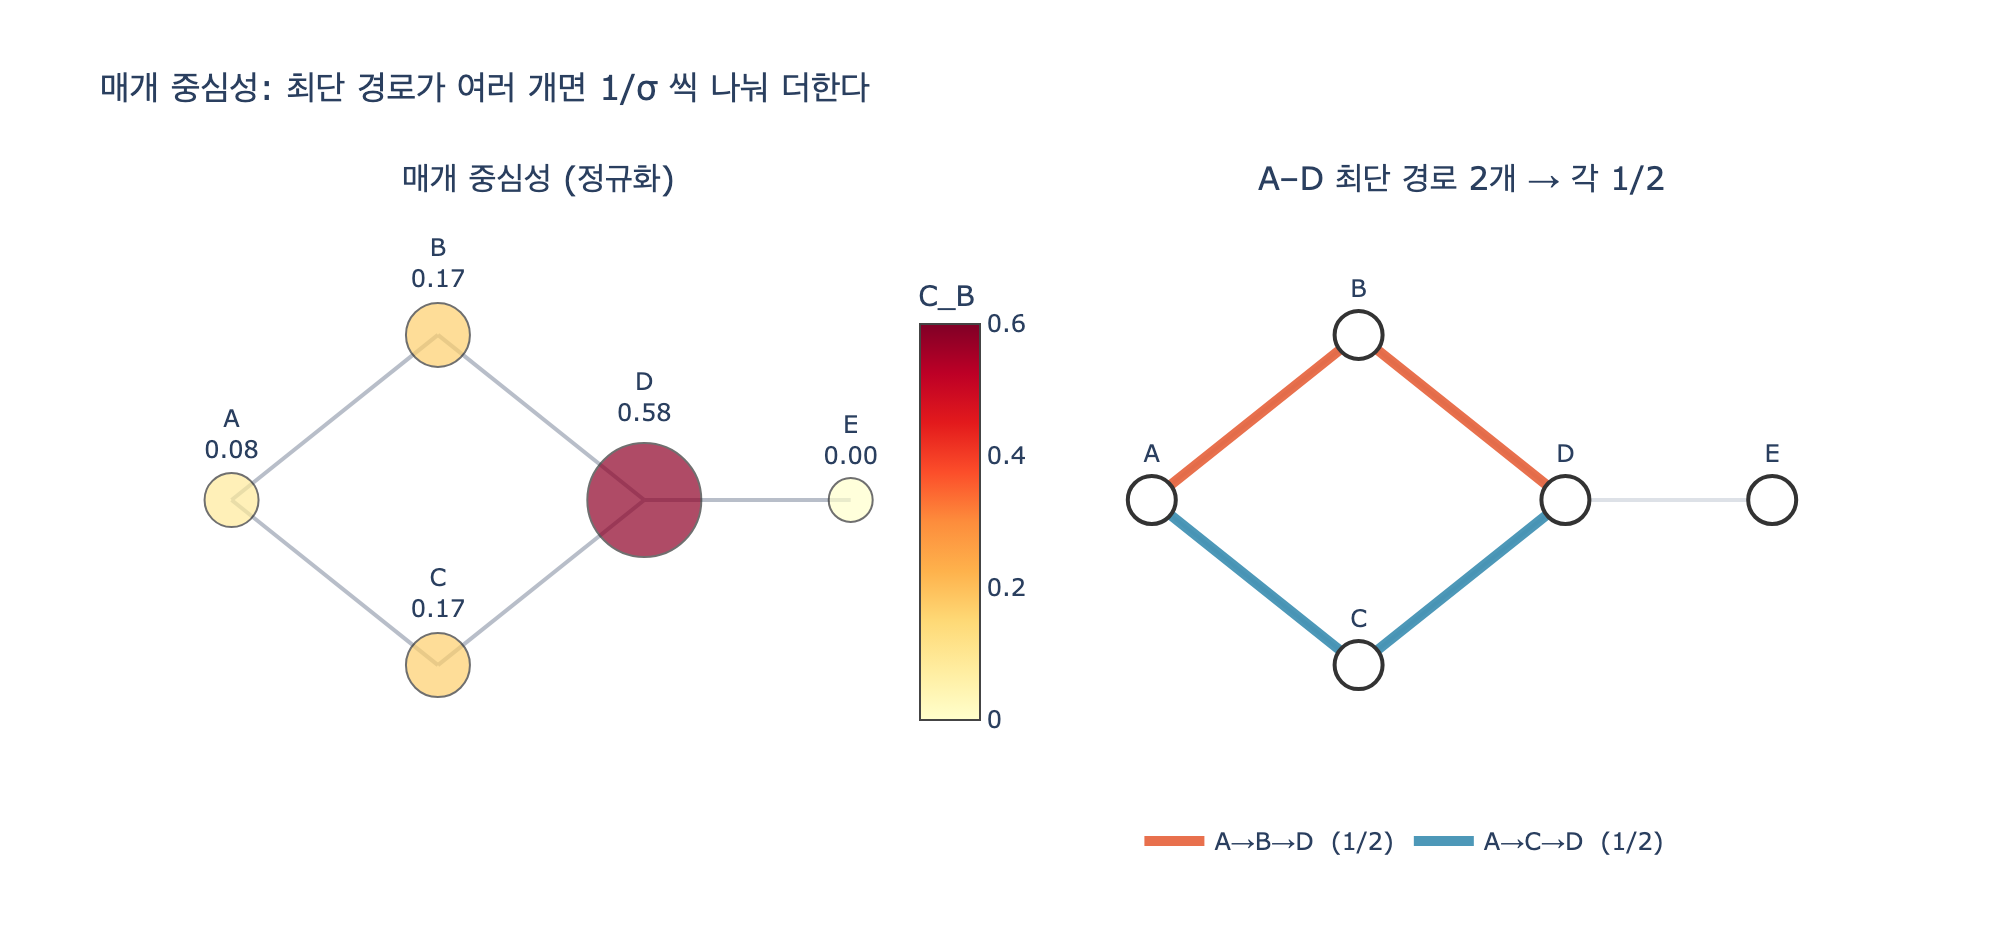

Recreate this plot in Python.
# %% [markdown]
# # 매개 중심성(Betweenness Centrality) 손으로 따라가기
#
# **정의.** 노드 $v$ 의 매개 중심성은
#
# $$C_B(v) \;=\; \sum_{s \neq v \neq t} \frac{\sigma_{st}(v)}{\sigma_{st}}$$
#
# - $\sigma_{st}$ : $s \to t$ 최단 경로의 **개수**
# - $\sigma_{st}(v)$ : 그중 $v$ 를 **거쳐 가는** 것의 개수
#
# 즉 「모든 노드 쌍의 최단 경로 중 그 노드가 중간에 놓인 비율의 합」입니다.
# 최단 경로가 $\sigma_{st}$ 개면 각 경로가 $1/\sigma_{st}$ 씩만 기여합니다.
# (경로 하나에 표 한 장을 주고, 그 표를 경로 개수만큼 쪼개 나눠 가지는 셈입니다.)
#
# 무방향 그래프에서는 쌍 $(s,t)$ 를 한 번만 세고, 정규화는
# $\dfrac{1}{(n-1)(n-2)/2}$ 로 나눕니다.
#
# 필요 패키지: networkx, plotly, kaleido (없어도 앞부분 순수 파이썬 셀은 그대로 실행됩니다)

# %%
from collections import deque
from itertools import combinations


def _show(fig):
    try:
        from IPython import get_ipython
        if get_ipython() is not None:
            fig.show()
    except ImportError:
        pass


# 다이아몬드 + 꼬리. 최단 경로가 «여러 개»가 되는 제일 작은 모양이다.
#
#     B
#    / \
#   A   D — E
#    \ /
#     C
EDGES = [("A", "B"), ("A", "C"), ("B", "D"), ("C", "D"), ("D", "E")]

adj = {}
for a, b in EDGES:
    adj.setdefault(a, set()).add(b)
    adj.setdefault(b, set()).add(a)
adj = {k: sorted(v) for k, v in sorted(adj.items())}
print(adj)
# 출력: {'A': ['B', 'C'], 'B': ['A', 'D'], 'C': ['A', 'D'], 'D': ['B', 'C', 'E'], 'E': ['D']}

# %% [markdown]
# ## 1단계 — 모든 쌍의 최단 경로를 전부 열거한다
#
# BFS 로 거리 층을 만든 뒤, 도착점에서 거꾸로 «거리가 1 작은 이웃»만 따라가면
# 최단 경로가 전부 나옵니다.

# %%
def bfs_dist(adj, s):
    d = {s: 0}
    q = deque([s])
    while q:
        u = q.popleft()
        for v in adj[u]:
            if v not in d:
                d[v] = d[u] + 1
                q.append(v)
    return d


def all_shortest(adj, s, t):
    d = bfs_dist(adj, s)
    if t not in d:
        return []
    out, stack = [], [(t, [t])]
    while stack:
        u, path = stack.pop()
        if u == s:
            out.append(list(reversed(path)))
            continue
        for v in adj[u]:
            if d.get(v, -1) == d[u] - 1:
                stack.append((v, path + [v]))
    return sorted(out)


for s, t in combinations(sorted(adj), 2):
    ps = all_shortest(adj, s, t)
    print(f"{s}-{t}: sigma={len(ps)}  " + " , ".join("→".join(p) for p in ps))
# 출력:
# A-B: sigma=1  A→B
# A-C: sigma=1  A→C
# A-D: sigma=2  A→B→D , A→C→D
# A-E: sigma=2  A→B→D→E , A→C→D→E
# B-C: sigma=2  B→A→C , B→D→C
# B-D: sigma=1  B→D
# B-E: sigma=1  B→D→E
# C-D: sigma=1  C→D
# C-E: sigma=1  C→D→E
# D-E: sigma=1  D→E

# %% [markdown]
# ## 2단계 — 쌍마다 $1/\sigma_{st}$ 씩 중간 노드에 나눠 준다
#
# 양 끝점($s$, $t$)은 「중간에 놓인」 게 아니므로 점수를 받지 않습니다.
# 예를 들어 $A$–$D$ 는 최단 경로가 2개이므로 $B$ 와 $C$ 가 각각 $1/2$ 만 받습니다.
# $A$–$E$ 도 경로가 2개인데, $D$ 는 **두 경로 모두**에 들어 있어
# $\sigma_{AE}(D)/\sigma_{AE} = 2/2 = 1$ 을 받습니다.

# %%
score = {v: 0.0 for v in adj}
print(f"{'쌍':<8}{'sigma':>6}  {'각 중간 노드가 받는 몫':<28}")
print("-" * 52)
for s, t in combinations(sorted(adj), 2):
    ps = all_shortest(adj, s, t)
    if not ps:
        continue
    gain = {}
    for p in ps:
        for mid in p[1:-1]:                 # 양 끝을 뺀 «중간»만
            score[mid] += 1 / len(ps)
            gain[mid] = gain.get(mid, 0) + 1 / len(ps)
    desc = ", ".join(f"{v}+{g:.2f}" for v, g in sorted(gain.items())) or "(없음)"
    print(f"{s}-{t:<6}{len(ps):>6}  {desc:<28}")

print("\n누적 점수(정규화 전):", {v: round(x, 3) for v, x in score.items()})
# 출력:
# 쌍        sigma  각 중간 노드가 받는 몫
# ----------------------------------------------------
# A-B          1  (없음)
# A-C          1  (없음)
# A-D          2  B+0.50, C+0.50
# A-E          2  B+0.50, C+0.50, D+1.00
# B-C          2  A+0.50, D+0.50
# B-D          1  (없음)
# B-E          1  D+1.00
# C-D          1  (없음)
# C-E          1  D+1.00
# D-E          1  (없음)
#
# 누적 점수(정규화 전): {'A': 0.5, 'B': 1.0, 'C': 1.0, 'D': 3.5, 'E': 0.0}

# %% [markdown]
# ## 3단계 — 정규화
#
# 무방향 그래프에서 한 노드가 «낄 수 있는» 쌍의 최대 개수는
# $\binom{n-1}{2} = \dfrac{(n-1)(n-2)}{2}$ 입니다. 여기서 $n=5$ 이므로 6.
#
# $$C_B^{\text{norm}}(v) = \frac{C_B(v)}{(n-1)(n-2)/2}$$

# %%
n = len(adj)
norm = (n - 1) * (n - 2) / 2
bc = {v: s / norm for v, s in score.items()}
for v, x in sorted(bc.items(), key=lambda kv: -kv[1]):
    print(f"{v}  {x:.4f}")
print(f"\n정규화 상수 (n-1)(n-2)/2 = {norm:.0f}")
# 출력:
# D  0.5833
# B  0.1667
# C  0.1667
# A  0.0833
# E  0.0000
#
# 정규화 상수 (n-1)(n-2)/2 = 6

# %% [markdown]
# ### 읽는 법
# - $D$ 가 압도적입니다. $E$ 로 가는 **유일한** 문이고, $B$↔$C$ 우회로이기도 합니다.
# - $B$ 와 $C$ 는 서로 대체 가능합니다. 그래서 각자 절반씩만 가져갑니다.
#   만약 $C$ 를 지워 $A$–$D$ 경로가 하나뿐이 되면 $B$ 의 점수는 두 배로 뜁니다.
# - $E$ 는 잎(leaf)이라 어떤 경로의 중간도 될 수 없어 항상 0 입니다.

# %% [markdown]
# ## 4단계 — $1/\sigma$ 를 안 나누면 어떻게 되나
#
# 「경로마다 1점씩」 주는 잘못된 셈과 비교해 봅니다.
# 대체 경로가 많은 지점이 부풀려져서, 「없으면 갈라지는가」라는 원래 질문의 답이 흐려집니다.

# %%
wrong = {v: 0.0 for v in adj}
for s, t in combinations(sorted(adj), 2):
    for p in all_shortest(adj, s, t):
        for mid in p[1:-1]:
            wrong[mid] += 1                  # ← 나누지 않음

print(f"{'노드':<6}{'올바름(1/σ)':>14}{'틀림(경로당 1)':>16}")
for v in sorted(adj):
    print(f"{v:<6}{score[v]:>14.2f}{wrong[v]:>16.2f}")
# 출력:
# 노드      올바름(1/σ)     틀림(경로당 1)
# A               0.50            1.00
# B               1.00            2.00
# C               1.00            2.00
# D               3.50            5.00
# E               0.00            0.00

# %% [markdown]
# ## 5단계 — networkx 로 교차 검증
#
# `nx.betweenness_centrality(G)` 의 기본값이 바로 위의 정규화된 값입니다.

# %%
try:
    import networkx as nx
    G = nx.Graph(EDGES)
    nxbc = nx.betweenness_centrality(G)                     # normalized=True 가 기본
    raw = nx.betweenness_centrality(G, normalized=False)
    for v in sorted(G):
        print(f"{v}  손계산={bc[v]:.4f}  nx={nxbc[v]:.4f}  nx(raw)={raw[v]:.2f}")
    assert all(abs(bc[v] - nxbc[v]) < 1e-9 for v in G)
    print("\n일치")
except ImportError:
    print("networkx 없음 — 건너뜀")
# 출력:
# A  손계산=0.0833  nx=0.0833  nx(raw)=0.50
# B  손계산=0.1667  nx=0.1667  nx(raw)=1.00
# C  손계산=0.1667  nx=0.1667  nx(raw)=1.00
# D  손계산=0.5833  nx=0.5833  nx(raw)=3.50
# E  손계산=0.0000  nx=0.0000  nx(raw)=0.00
#
# 일치

# %% [markdown]
# ## 6단계 — 10장의 회사 그래프
#
# 차수(아는 사람 수) 1등과 매개 1등이 **다른 사람**이라는 게 10장의 핵심입니다.
# 특히 서영업은 이웃이 3명뿐이라 차수로는 눈에 안 띄는데,
# 외주 공장으로 가는 **유일한** 통로라서 매개는 상위권입니다.

# %%
ORG_EDGES = [
    ("김개발", "개발1"), ("김개발", "개발2"), ("김개발", "개발3"),
    ("김개발", "개발4"), ("김개발", "개발5"), ("김개발", "개발6"),
    ("개발1", "개발2"), ("개발2", "개발3"), ("개발3", "개발4"),
    ("개발4", "개발5"), ("개발5", "개발6"),
    ("정영업", "한영업"), ("정영업", "오영업"), ("정영업", "서영업"),
    ("한영업", "오영업"), ("오영업", "서영업"),
    ("강디자", "윤디자"), ("강디자", "임디자"), ("윤디자", "임디자"),
    ("대표", "김개발"), ("대표", "정영업"), ("대표", "강디자"),
    ("서영업", "공장A"),                      # ← 회사와 공장을 잇는 단 하나의 다리
    ("공장A", "공장B"), ("공장A", "공장C"), ("공장B", "공장C"),
    ("청소담당", "개발1"), ("청소담당", "윤디자"),
]

org = {}
for a, b in ORG_EDGES:
    org.setdefault(a, set()).add(b)
    org.setdefault(b, set()).add(a)
org = {k: sorted(v) for k, v in org.items()}

org_score = {v: 0.0 for v in org}
for s, t in combinations(sorted(org), 2):
    ps = all_shortest(org, s, t)
    for p in ps:
        for mid in p[1:-1]:
            org_score[mid] += 1 / len(ps)
m = len(org)
org_bc = {v: s / ((m - 1) * (m - 2) / 2) for v, s in org_score.items()}
org_deg = {v: len(nb) / (m - 1) for v, nb in org.items()}

print(f"{'노드':<8}{'매개':>10}{'차수':>10}{'이웃 수':>8}")
for v in sorted(org, key=lambda x: -org_bc[x])[:6]:
    print(f"{v:<8}{org_bc[v]:>10.3f}{org_deg[v]:>10.3f}{len(org[v]):>8}")

print("\n차수 1등:", max(org_deg, key=org_deg.get))
print("매개 1등:", max(org_bc, key=org_bc.get))

# 이웃이 똑같이 3명인 사람들끼리 매개만 비교하면 «급소»가 드러난다
print("\n이웃 3명짜리끼리 매개 비교:")
for v in sorted((v for v in org if len(org[v]) == 3), key=lambda x: -org_bc[x]):
    print(f"  {v:<8}{org_bc[v]:>8.3f}")
# 출력:
# 노드            매개        차수   이웃 수
# 대표           0.597     0.167       3
# 김개발          0.504     0.389       7
# 정영업          0.484     0.222       4
# 서영업          0.294     0.167       3
# 공장A          0.209     0.167       3
# 강디자          0.182     0.167       3
#
# 차수 1등: 김개발
# 매개 1등: 대표
#
# 이웃 3명짜리끼리 매개 비교:
#   대표        0.597
#   서영업       0.294
#   공장A       0.209
#   강디자       0.182
#   개발1       0.093
#   윤디자       0.052
#   오영업       0.013
#   개발2       0.009
#   개발3       0.003
#   개발4       0.003
#   개발5       0.003

# %% [markdown]
# ## 7단계 — 그림으로 보기
#
# 왼쪽: 다이아몬드 예제. 노드 크기·색이 매개 중심성입니다.
# 오른쪽: 쌍 $A$–$D$ 의 두 최단 경로가 각각 $1/2$ 씩 나눠 갖는 모습.

# %%
try:
    import plotly.graph_objects as go
    from plotly.subplots import make_subplots

    pos = {"A": (0, 0), "B": (1, 0.8), "C": (1, -0.8), "D": (2, 0), "E": (3, 0)}
    fig = make_subplots(rows=1, cols=2,
                        subplot_titles=("매개 중심성 (정규화)",
                                        "A–D 최단 경로 2개 → 각 1/2"))

    # --- 왼쪽: 전체 그래프 + 중심성 ---
    ex, ey = [], []
    for a, b in EDGES:
        ex += [pos[a][0], pos[b][0], None]
        ey += [pos[a][1], pos[b][1], None]
    fig.add_trace(go.Scatter(x=ex, y=ey, mode="lines",
                             line=dict(color="#b8bec9", width=2),
                             hoverinfo="skip", showlegend=False), row=1, col=1)
    fig.add_trace(go.Scatter(
        x=[pos[v][0] for v in pos], y=[pos[v][1] for v in pos],
        mode="markers+text",
        text=[f"{v}<br>{bc[v]:.2f}" for v in pos], textposition="top center",
        marker=dict(size=[22 + 60 * bc[v] for v in pos],
                    color=[bc[v] for v in pos], colorscale="YlOrRd",
                    cmin=0, cmax=0.6, line=dict(color="#333", width=1),
                    colorbar=dict(title="C_B", x=0.44, len=0.8)),
        showlegend=False), row=1, col=1)

    # --- 오른쪽: A–D 의 두 경로 ---
    fig.add_trace(go.Scatter(x=ex, y=ey, mode="lines",
                             line=dict(color="#dde1e7", width=2),
                             hoverinfo="skip", showlegend=False), row=1, col=2)
    for path, color, name in ((["A", "B", "D"], "#e4572e", "A→B→D  (1/2)"),
                              (["A", "C", "D"], "#2e86ab", "A→C→D  (1/2)")):
        fig.add_trace(go.Scatter(
            x=[pos[v][0] for v in path], y=[pos[v][1] for v in path],
            mode="lines", line=dict(color=color, width=5), name=name,
            opacity=0.85), row=1, col=2)
    fig.add_trace(go.Scatter(
        x=[pos[v][0] for v in pos], y=[pos[v][1] for v in pos],
        mode="markers+text", text=list(pos), textposition="top center",
        marker=dict(size=24, color="#ffffff", line=dict(color="#333", width=2)),
        showlegend=False), row=1, col=2)

    fig.update_xaxes(visible=False)
    fig.update_yaxes(visible=False, scaleanchor="x", scaleratio=1)
    fig.update_layout(width=1000, height=470, template="plotly_white",
                      title="매개 중심성: 최단 경로가 여러 개면 1/σ 씩 나눠 더한다",
                      legend=dict(orientation="h", x=0.58, y=-0.02),
                      margin=dict(b=70))
    _show(fig)
    fig.write_image("expy.png", scale=2)
    print("expy.png 저장")
except ImportError as e:
    print("plotly/kaleido 없음 — 건너뜀:", e)
# 출력: expy.png 저장

# %% [markdown]
# ## 마무리 — 정의는 쉬운데 계산은 비싸다
#
# 정의를 곧이곧대로 구현하면 **모든 쌍**의 최단 경로를 전부 열거해야 합니다.
# 실무에서는 브랜디스(Brandes) 알고리즘을 씁니다. 각 시작 노드마다
#
# 1. BFS 로 거리와 최단 경로 개수 $\sigma$ 를 세고 (전방 패스),
# 2. 먼 노드부터 거꾸로 내려오며 의존도
#    $\delta_s(v) = \sum_{w:\,v \in \text{pred}(w)} \dfrac{\sigma_v}{\sigma_w}\bigl(1 + \delta_s(w)\bigr)$
#    를 누적합니다 (후방 패스).
#
# 경로를 **열거하지 않고** 개수만 세므로 $O(VE)$ (가중치 없는 그래프) 에 끝납니다.
# 그래도 100만 노드에서는 며칠이 걸리므로, 10장은 시작 노드를 5% 만 표본으로
# 뽑는 근사를 권합니다. 값 자체가 아니라 **순위**만 필요할 때 잘 듣습니다.

# %%
try:
    import networkx as nx
    G2 = nx.Graph(ORG_EDGES)
    b_exact = nx.betweenness_centrality(G2)
    b_k = nx.betweenness_centrality(G2, k=8, seed=42)     # 시작 노드 8개만 표본
    top = lambda d, n=3: [v for v, _ in sorted(d.items(), key=lambda x: -x[1])[:n]]
    print("전수 상위3:", top(b_exact))
    print("표본 상위3:", top(b_k))
except ImportError:
    print("networkx 없음 — 건너뜀")
# 출력:
# 전수 상위3: ['서영업', '대표', '김개발']
# 표본 상위3: ['서영업', '대표', '김개발']
